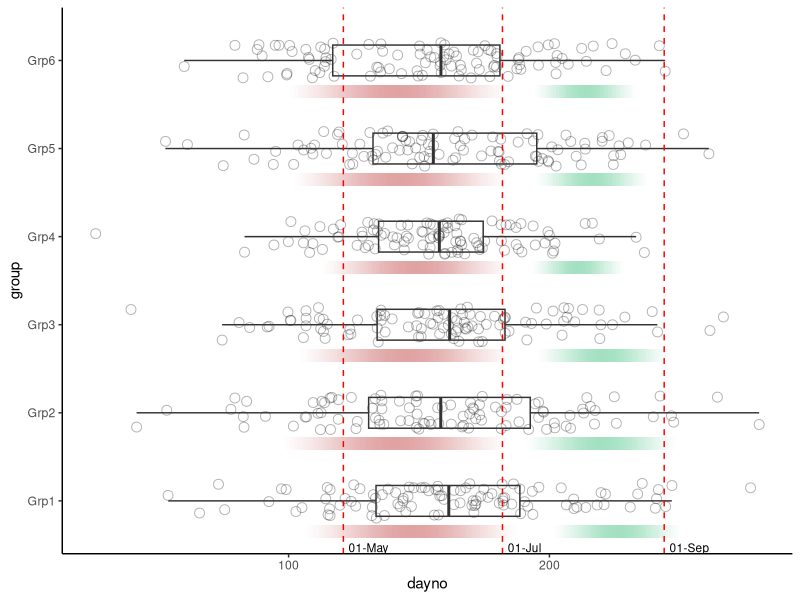
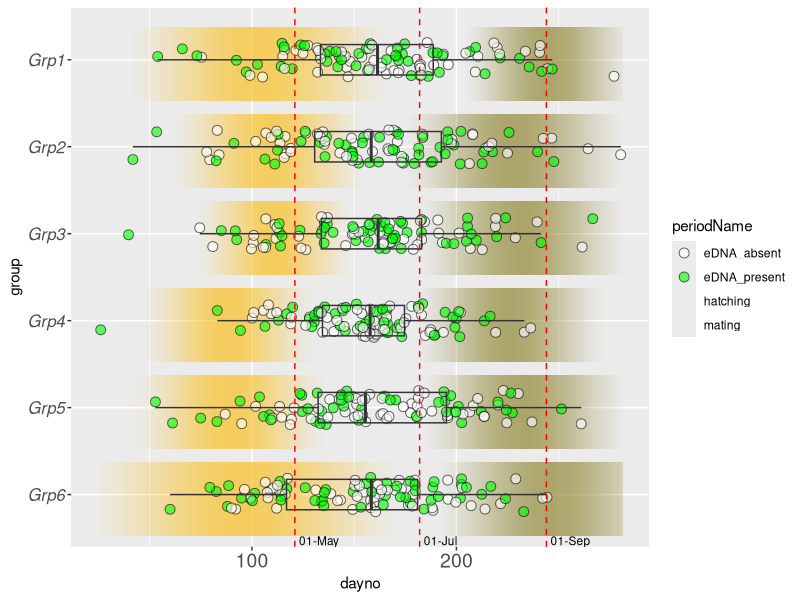

Recreate these plots in R, in order.
#remove everything in the working environment, without a warning!!
#rm(list=ls())

library(lubridate)
library(tidyverse)
library(scales)

# ----------------get some data -----------------------------------------------

set.seed(49)
nobs = 600
ngroups = 6

# normally distributed day numbers
daynos <- rnorm(nobs,mean=160,sd=40)

# uniformly distributed years
years <- as.integer(runif(nobs, min=2010,2022))

# dates from years and day numbers
dates <- as.Date(ymd(paste0(years,"-01-01"))) + daynos

# groups
groups = (rep_len(1:ngroups,length.out=nobs))
groups = factor(paste0("Grp",groups))

# create data frame
df <- data.frame(group=groups,dayno=daynos,date=dates)


# -------- make data for date labels  ------- 

refdates <- c("2022-05-01","2022-07-01","2022-09-01")
refdates <- as_date(refdates)

df_labels <- data.frame(date=refdates)  %>%
  mutate(dayno=yday(date),
         datelabel=format(date, format = "%d-%b")) %>%
  mutate(x0=0.52) 

# -------- make data for tiles (coloured bars)  ------- 

# cutoff day for two periods 

day_cutoff <- 195

# assign period according to dayno
df_tile <- df %>% 
  mutate(period=ifelse(dayno<day_cutoff,"Hatching","Mating"))

# find the average dayno for each group / "aquatic period" combination 
df_stat <- df_tile %>%
  group_by(group,period) %>%
  summarise(avg=mean(dayno,na.rm=T),sd=sd(dayno,na.rm=T),.groups="drop")

# convert period to a factor
df_stat$period <- factor(df_stat$period,levels=c("Hatching","Mating"))

# a sequence of all day nos used to make tile data
daynos_norm <- data.frame(dayno=seq(floor(min(df$dayno,na.rm=T)),ceiling(max(df$dayno,na.rm=T)),1))


# cutoff nvalues below a threshold
cutoff = 0.2

# cartesian join of daynos and the group / period combinations
# for each group (species) and aquatic period we will create a normally distributed 
# variable and calculate the probability distribution function at each day in the dayno sequence
df_tile <- df_stat %>% 
  merge(daynos_norm,all=T) %>%
  mutate(n=dnorm(dayno,avg,sd)/dnorm(avg,avg,sd)) %>%
  mutate(n=n^2) %>% # denne kvadratfunktion tydeliggør de høje værdier - prøv uden for at se hvad jeg mener
  filter(n>=cutoff) 

# this cutoff is artificially high to ensure that this
# test shows a gap between the two periods

#_______________________________________________________________________________
# Make dummy period data by SWK -  start
#_______________________________________________________________________________
# -------- make period data for hatching and mating  ------- 
# get group names
grpNm <- unique(df$group)
# get number of groups
nGr <- length(grpNm)
# get years for the groups -  for this data frame the exact year is unimportant
years_p <- years[1:nGr]
# normally distributed day numbers for 
# hatch start date, hatch end date
# mating start date, mating end date
dayn.hs <- rnorm(nGr,mean=60,sd=20)
dayn.he <- rnorm(nGr,mean=140,sd=10)
dayn.ms <- rnorm(nGr,mean=200,sd=10)
dayn.me <- rnorm(nGr,mean=280,sd=10)
# make dates from years and day numbers
dates.hs <- as.Date(ymd(paste0(years_p,"-01-01"))) + dayn.hs
dates.he <- as.Date(ymd(paste0(years_p,"-01-01"))) + dayn.he
dates.ms <- as.Date(ymd(paste0(years_p,"-01-01"))) + dayn.ms
dates.me <- as.Date(ymd(paste0(years_p,"-01-01"))) + dayn.me
# use 'cbind.data.frame' instead of 'cbind'
# https://stackoverflow.com/questions/8944525/cbind-is-changing-date-formatting
# to get data frame with aquatic periods 
df_aqp <- cbind.data.frame(grpNm,
  dates.hs,
  dates.he,
  dates.ms,
  dates.me)
# Now 'df_aqp' resembles an input data file example, i.e. a data frame
# that comes from a file read, that has been read  in to R
# Proceed by transforming this data frame in order to 
# get day number of the year for hatching period start (hps) and end (hpe)
# and for mating period start (mps) and end (mpe)
df_aqp$hps.dn <- lubridate::yday( as.Date(df_aqp$dates.hs,tryFormats=c("%d-%m-%y")))
df_aqp$hpe.dn <- lubridate::yday( as.Date(df_aqp$dates.he,tryFormats=c("%d-%m-%y")))
df_aqp$mps.dn <- lubridate::yday( as.Date(df_aqp$dates.ms,tryFormats=c("%d-%m-%y")))
df_aqp$mpe.dn <- lubridate::yday( as.Date(df_aqp$dates.me,tryFormats=c("%d-%m-%y")))
# get the mean dayNumber per period by using the hatching period start day no amd the
# hatching period end day no 
df_aqp$hp.m.dn <- rowMeans(df_aqp[,c('hps.dn', 'hpe.dn')], na.rm=TRUE)
# get the mean dayNumber per period by using the mating period start day no amd the
# mating period end day no 
df_aqp$mp.m.dn <- rowMeans(df_aqp[,c('mps.dn', 'mpe.dn')], na.rm=TRUE)
# also get the standard deviation around the meand day numbers
df_aqp$hp.sd.dn <- df_aqp$hp.m.dn-df_aqp$hps.dn
df_aqp$mp.sd.dn <- df_aqp$mp.m.dn-df_aqp$mps.dn
# use tidyr to rearrange from wide to long
df_aqp2 <- df_aqp %>% 
  pivot_longer(
    cols = starts_with(c("mp.","hp.")), 
    names_to = "periodName", 
    values_to = "dayNumb",
    values_drop_na = TRUE
  )
# define columns to keep
colkeep <- c("grpNm","periodName","dayNumb")
# only keep specified columns
df_aqp2 <- df_aqp2[colkeep]
# get the second element, which denotes the 'sd' or the 'mean'
df_aqp2$perEval <- gsub("^(.*)\\.(.*)\\.(.*)","\\2",df_aqp2$periodName)
# subsitute to get the first element - which is the abbreviation for the mating
# hactching period
df_aqp2$periodName <- gsub("^(.*)\\.(.*)\\.(.*)","\\1",df_aqp2$periodName)
# make the tibble wide
df_aqp3 <- df_aqp2 %>% 
  pivot_wider(names_from = perEval, values_from = dayNumb)
# substitute to get long period name categories
df_aqp3$periodName <- gsub("mp","mating",df_aqp3$periodName)
df_aqp3$periodName <- gsub("hp","hatching",df_aqp3$periodName)
# cartesian join of daynos and the group / period combinations
# for each group (species) and aquatic period we will create a normally distributed 
# variable and calculate the probability distribution function at each day in the dayno sequence
df_tile3 <- df_aqp3 %>% 
  merge(daynos_norm,all=T) %>%
  mutate(n=dnorm(dayno,m,sd)/dnorm(m,m,sd)) %>%
  mutate(n=n^2) %>% # denne kvadratfunktion tydeliggør de høje værdier - prøv uden for at se hvad jeg mener
  filter(n>=cutoff) 
#replace column name to make the 'group' name match with the 'df' data frame
colnames(df_tile3)[1] <- c("group")



# a sequence of all day nos used to make tile data
daynos_norm <- data.frame(dayno=seq(floor(min(df_aqp$hps.dn,na.rm=T)),
                                    ceiling(max(df_aqp$mpe.dn,na.rm=T)),1))
# add evaluation of sample in df
# first count number of rows
cobs <- nrow(df) 
set.seed(1) # random number will generate from 1
# generate random evaluation
df$eval <- ceiling(runif(cobs, min=0, max=2))
# substitute in  evaluation
df$eval[df$eval==1] <- "eDNA_absent"
df$eval[df$eval==2] <- "eDNA_present"
#Get evaluation categories
ev03.1 <- df$eval
ev03.1 <- as.factor(ev03.1) 
# get unique categories
eval03.cat <- unique(ev03.1)
# set colors for categories of eDNA evaluations
colsfeval <- c("white","green")
#bind together as columns in a data frame
df_colsfeval<- cbind.data.frame(eval03.cat,colsfeval)
# use this data frame to look up the colors for the eDNA evaluations
eval03.col<- df_colsfeval$colsfeval[match(ev03.1,df_colsfeval$eval03.cat)]
#_______________________________________________________________________________
# Make dummy period data by SWK -  end
#_______________________________________________________________________________

# -------- plot  1 ------- 

# different colours for each period
pal_period <- c("#CC6666", "#66CC99") 
# set day interval for geom_tile
dayinterval = 1 
# alpha indicates the tiled values from normal distributions
ggplot(df, aes(x=group, y=dayno)) +
  geom_point(position=position_jitter(width=0.2, height=0.1),
             size=3, shape=21,fill=NA,colour="#000000",alpha=0.3) +
  geom_boxplot(outlier.colour=NA, fill=NA, width=0.35)  +
  geom_tile(data=df_tile,aes(width=0.15,height=dayinterval,fill=period,alpha=n), 
            position=position_nudge(x=-0.35), show.legend=F) +
  scale_fill_manual(values=pal_period) +
  scale_alpha_continuous(range=c(0,0.6)) +
  coord_flip() +
  geom_hline(data=df_labels,
               aes(yintercept=dayno),
               colour="#FF0000",linetype=2) + 
  geom_text(data=df_labels,
            aes(x=x0,y=dayno+2,label=datelabel),
            hjust=0,vjust=1, size=3) +
  theme_classic()

# -------- plot  2 ------- 
# The column called 'group' in the 'df'
# data frame  has to be present and named likewise in the 'df_tile3'
# data frame

# different colours for each period
pal_period <- c("#fcb900", "#827717") 
#pal_period <- c("#CC6666", "#66CC99") 
# set day interval for geom_tile
dayinterval = 1 
# alpha indicates the tiled values from normal distributions
plt13 <- ggplot(df, aes(x=group, y=dayno)) +
  geom_tile(data=df_tile3,aes(width=0.85,height=dayinterval,fill=periodName,alpha=n), 
            position=position_nudge(x=-0.05), show.legend=F) +
  geom_point(aes(fill=eval),position=position_jitter(width=0.2, height=0.1),
             size=3, shape=21,colour="#000000",alpha=0.6) +
  geom_boxplot(outlier.colour=NA, fill=NA, width=0.35)  +
  # manual fill scale applies to colored hatch-mate period 
  scale_fill_manual(values=c(colsfeval,pal_period)) +
  scale_alpha_continuous(range=c(0,0.6)) +
  coord_flip() +
  # reverse the order of categories on the discrete scale
  # https://stackoverflow.com/questions/28391850/reverse-order-of-discrete-y-axis-in-ggplot2
  # reverse the categories
  scale_x_discrete(limits=rev) +
  # make the species names along the axis italic
  theme(axis.text.y = element_text(angle = 0, hjust = 1, face = "italic", size=12)) +
  theme(axis.text.x = element_text(angle = 0, size=14)) +
  geom_hline(data=df_labels,
             aes(yintercept=dayno),
             colour="#FF0000",linetype=2) + 
  geom_text(data=df_labels,
            aes(x=x0,y=dayno+2,label=datelabel),
            hjust=0,vjust=1, size=3)# +
  #theme_classic()
#see the plot
plt13





